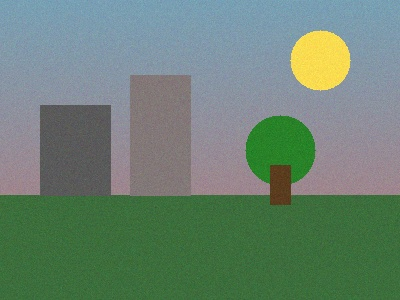
#> input picture input.jpg, 400 x 300 px
$ python program.py
#> lines starting #> are read from the running program, lines starting #| are printed output that depends on the picture
"""
Program 15: Frequency-Domain High-Pass Filtering
- Creates and applies a high-pass frequency mask (suppresses central low
  frequencies, preserves higher-frequency content)
- Performs the required inverse operations
- Saves the reconstructed HPF output as output.png
"""

import cv2
import numpy as np

# Read grayscale image
gray = cv2.imread("input.jpg", cv2.IMREAD_GRAYSCALE)
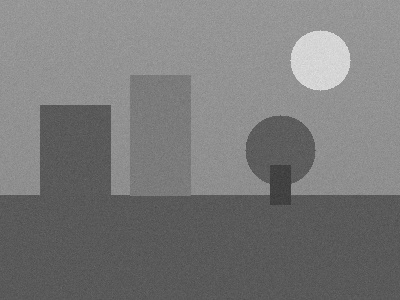
#> gray: shape (300, 400); min 52, max 228, mean 121.6
rows, cols = gray.shape
#> rows = 300; cols = 400
crow, ccol = rows // 2, cols // 2  # center coordinates of the spectrum
#> crow = 150; ccol = 200

# Compute DFT and shift zero-frequency to center
float_img = np.float32(gray)
dft = cv2.dft(float_img, flags=cv2.DFT_COMPLEX_OUTPUT)
dft_shifted = np.fft.fftshift(dft)

# Create a High-Pass mask: the inverse of the low-pass mask. A circular
# region of 0s at the center (blocks low frequencies) and 1s elsewhere
# (keeps high frequencies, which correspond to edges and fine detail).
RADIUS = 40  # frequencies within this radius of the center are suppressed
mask = np.ones((rows, cols, 2), np.uint8)
y, x = np.ogrid[:rows, :cols]
#> y = 300 values from 0 to 299
mask_area = (x - ccol) ** 2 + (y - crow) ** 2 <= RADIUS ** 2
mask[mask_area] = 0

# Apply the mask to the shifted DFT (element-wise, keeps only high freqs)
filtered_dft = dft_shifted * mask

# Inverse operations: shift back, then compute inverse DFT
dft_ishifted = np.fft.ifftshift(filtered_dft)
img_back = cv2.idft(dft_ishifted)
img_back = cv2.magnitude(img_back[:, :, 0], img_back[:, :, 1])
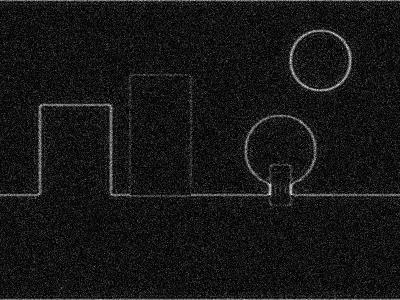
#> img_back: shape (300, 400) float32; min 5.31, max 5497240, mean 483364.1; drawn with min black and max white

# Normalize the reconstructed image back to a displayable 0-255 range
img_back = cv2.normalize(img_back, None, 0, 255, cv2.NORM_MINMAX)
img_back = img_back.astype(np.uint8)

# Save the high-pass filtered (edge-emphasized) reconstruction
cv2.imwrite("output.png", img_back)
print(f"Applied high-pass frequency mask with radius {RADIUS}")
print("Saved frequency-domain HPF output as output.png")
